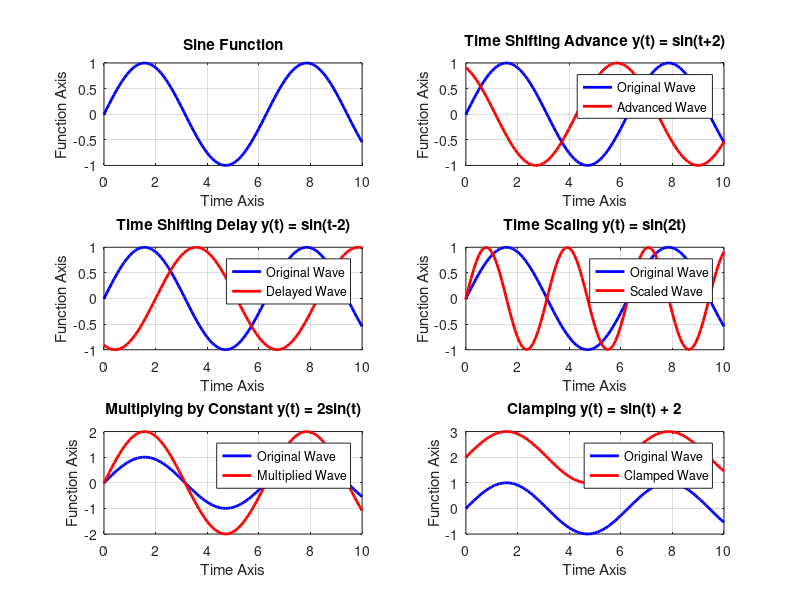

This figure's MATLAB source:
clc
clear all
close all

t = -10:0.1:10;

figure(1)

%%%% Sine Wave
func1 = sin(t);
subplot(3, 2, 1)
plot(t, func1, "LineWidth", 2.0, "Color", 'b')
title('Sine Function')
xlabel('Time Axis')
ylabel('Function Axis')
grid on
xlim([0 10])

%%%% Time Shifted Advancing Sine Wave
func1 = sin(t);
func2 = sin(t + 2);
subplot(3, 2, 2)
plot(t, func1, "LineWidth", 2.0, "Color", 'b')
hold on
plot(t, func2, "LineWidth", 2.0, "Color", 'r')
title('Time Shifting Advance y(t) = sin(t+2)')
xlabel('Time Axis')
ylabel('Function Axis')
grid on
xlim([0 10])
legend('Original Wave', 'Advanced Wave')

%%%% Time Shifted Delayed Sine Wave
func1 = sin(t);
func2 = sin(t - 2);
subplot(3, 2, 3)
plot(t, func1, "LineWidth", 2.0, "Color", 'b')
hold on
plot(t, func2, "LineWidth", 2.0, "Color", 'r')
title('Time Shifting Delay y(t) = sin(t-2)')
xlabel('Time Axis')
ylabel('Function Axis')
grid on
xlim([0 10])
legend('Original Wave', 'Delayed Wave')

%%%% Time Scaled Sine Wave
func1 = sin(t);
func2 = sin(2 * t);
subplot(3, 2, 4)
plot(t, func1, "LineWidth", 2.0, "Color", 'b')
hold on
plot(t, func2, "LineWidth", 2.0, "Color", 'r')
title('Time Scaling y(t) = sin(2t)')
xlabel('Time Axis')
ylabel('Function Axis')
grid on
xlim([0 10])
legend('Original Wave', 'Scaled Wave')

%%%% Multiplied by Constant Sine Wave
func1 = sin(t);
func2 = 2*sin(t);
subplot(3, 2, 5)
plot(t, func1, "LineWidth", 2.0, "Color", 'b')
hold on
plot(t, func2, "LineWidth", 2.0, "Color", 'r')
title('Multiplying by Constant y(t) = 2sin(t)')
xlabel('Time Axis')
ylabel('Function Axis')
grid on
xlim([0 10])
legend('Original Wave', 'Multiplied Wave')

%%%% Clamped Sine Wave
func1 = sin(t);
func2 = sin(t) + 2;
subplot(3, 2, 6)
plot(t, func1, "LineWidth", 2.0, "Color", 'b')
hold on
plot(t, func2, "LineWidth", 2.0, "Color", 'r')
title('Clamping y(t) = sin(t) + 2')
xlabel('Time Axis')
ylabel('Function Axis')
grid on
xlim([0 10])
legend('Original Wave', 'Clamped Wave')
